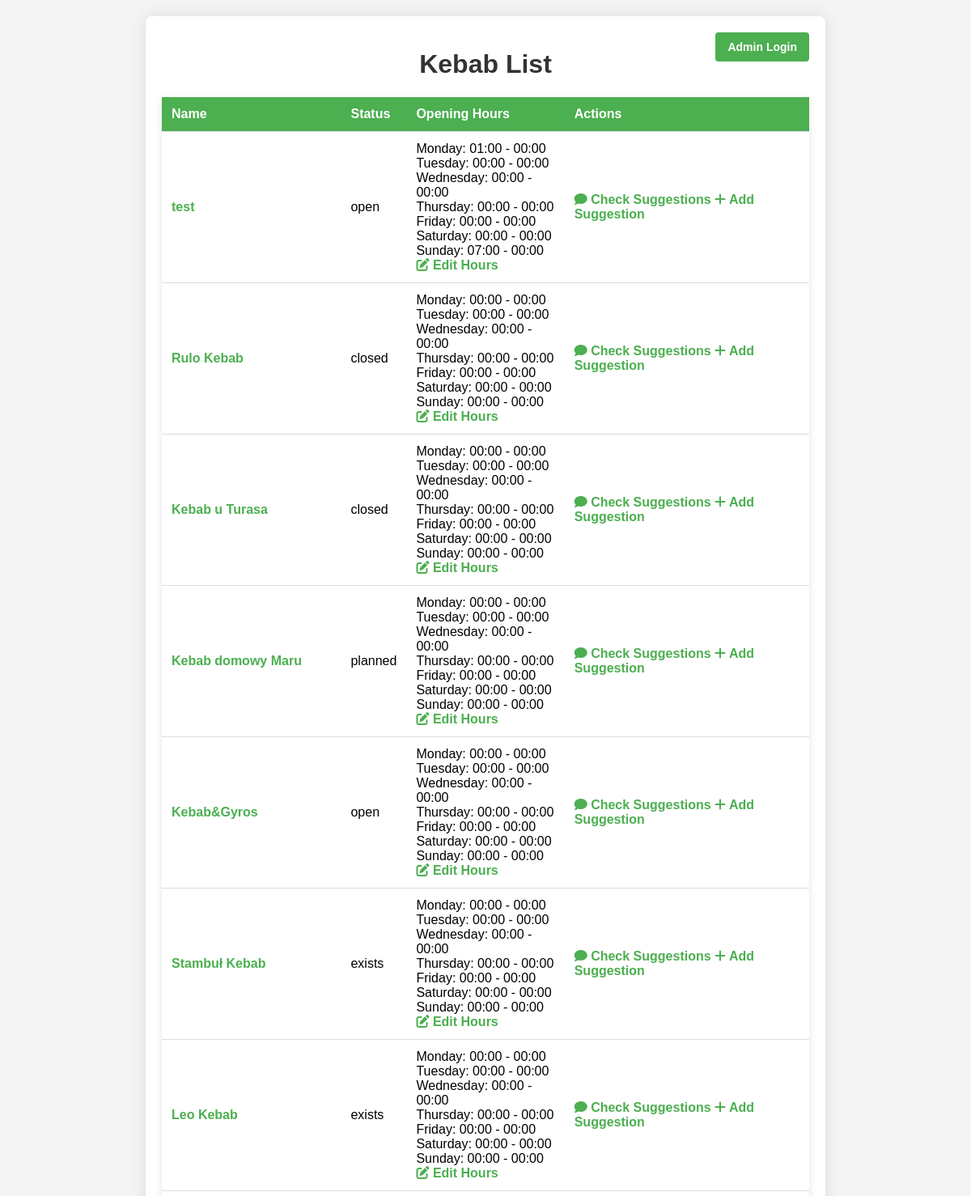
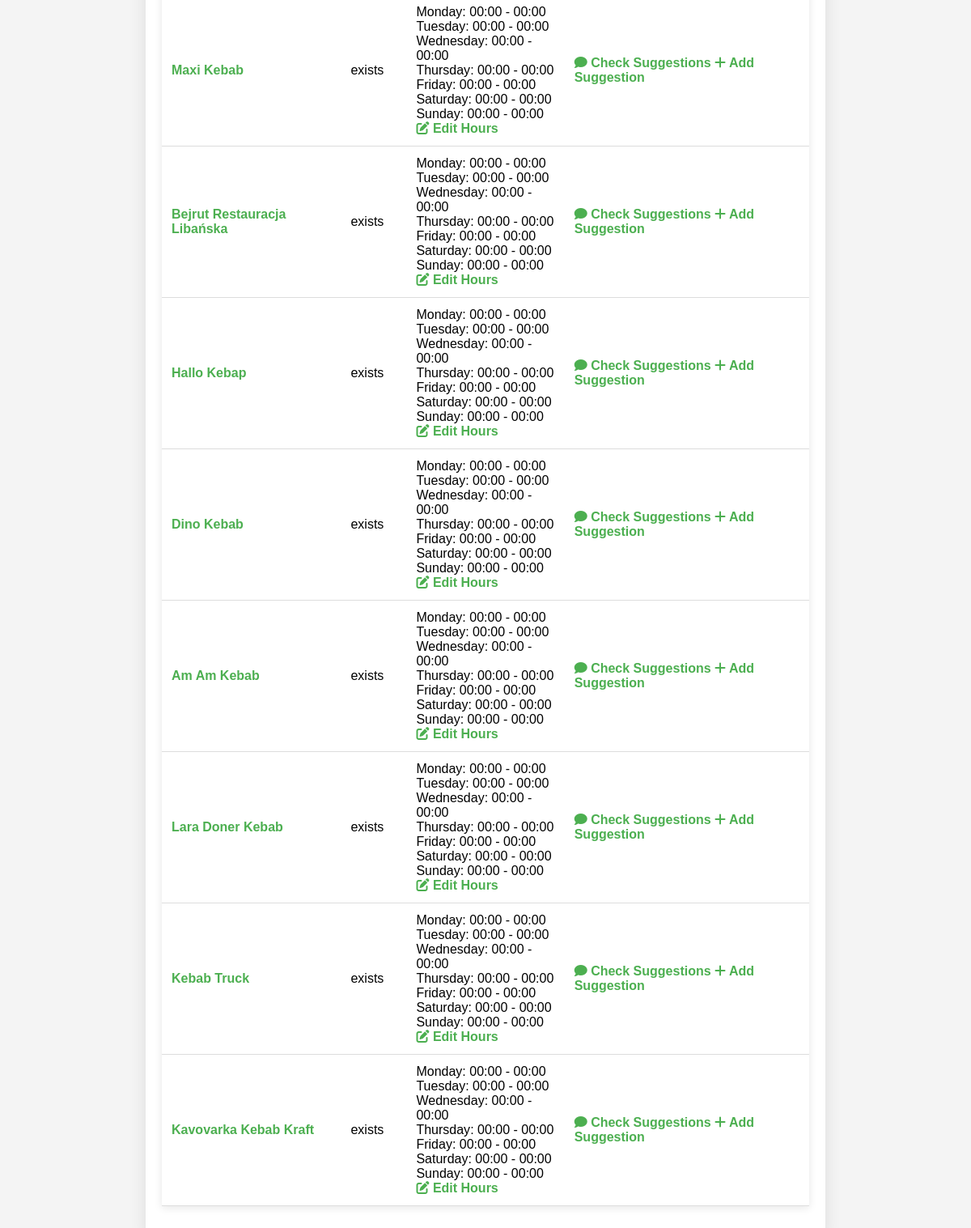
The page /panel/ (signed in) on the database as committed earlier (2 pictures, top to bottom).
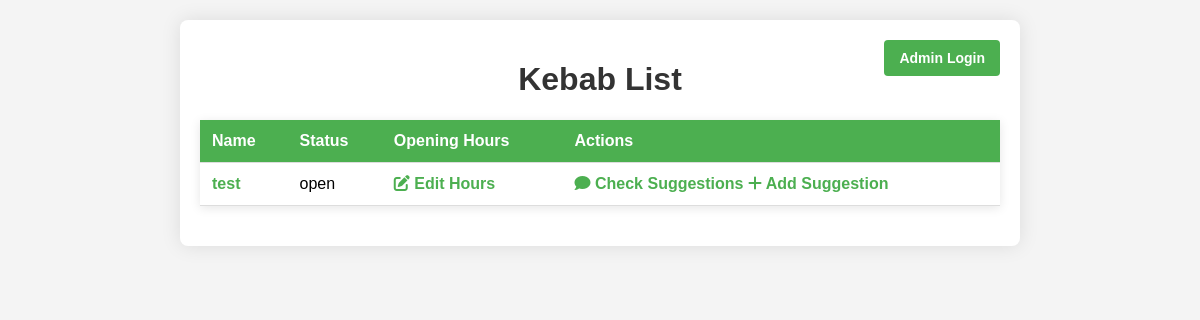
The same page on the database as committed later.
### api/models.py (models this page shows, shortened)
class Kebab(models.Model):
    name = models.CharField(max_length=255)
    description = models.TextField()
    latitude = models.FloatField()
    longitude = models.FloatField()
    contact = models.CharField(max_length=20, blank=True, null=True)
    meats = models.TextField(blank=True, null=True)
    sauces = models.TextField(blank=True, null=True)
    STATUS_CHOICES = [
    ('open', 'Open'),
    ('closed', 'Closed'),
    ('planned', 'Planned')
]
    status = models.CharField(
    max_length=50,
    choices=STATUS_CHOICES
)
    opening_year = models.IntegerField(blank=True, null=True)
    closing_year = models.IntegerField(blank=True, null=True)
    craft_rating = models.BooleanField(default=False)
    in_chain = models.BooleanField(default=False)
    order_methods = models.TextField(blank=True, null=True)
    location_details = models.TextField(blank=True, null=True)
    social_links = models.JSONField(blank=True, null=True)
    logo = models.ImageField(blank=True, null=True)
    contact = models.CharField(max_length=50, blank=True, null=True)
    google_rating = models.FloatField(blank=True, null=True)
    google_reviews_count = models.IntegerField(blank=True, null=True)
    pyszne_rating = models.FloatField(blank=True, null=True)
    pyszne_reviews_count = models.IntegerField(blank=True, null=True)
    pyszne_url = models.URLField(blank=True, null=True)
    last_updated = models.DateTimeField(default=now)

### panel/views.py (the view)
# urls.py: path('', views.kebab_list_view, name='kebab_list'),
@login_required(login_url='/panel/login')
def kebab_list_view(request):
    kebabs = Kebab.objects.all()
    kebab_hours = []
    for kebab in kebabs:
        opening_hours = kebab.openinghour_set.first()  # Get the first associated opening hours
        if opening_hours:
            kebab_hours.append({
                'kebab_name': kebab.name,
                'hours': opening_hours.hours
            })
    return render(request, 'kebab_list.html', {'kebabs': kebabs, 'kebab_hours': kebab_hours})

### panel/templates/kebab_list.html (shortened to what this page needs)
<!DOCTYPE html>
<html lang="pl">
<head>
    <link rel="stylesheet" href="https://cdnjs.cloudflare.com/ajax/libs/font-awesome/6.0.0-beta3/css/all.min.css">
</head>
<body>
    {% load custom_filters %}
    <div class="container">
        <a href="/panel/admin/api" class="admin-login">Admin Login</a>
        <a href="{% url 'kebab_list' %}"><h1>Kebab List</h1></a>
        <table>
            <tr>
                <th>Name</th>
                <th>Status</th>
                <th>Opening Hours</th>
                <th>Actions</th>
            </tr>
            {% for kebab in kebabs %}
            <tr>
                <td><a href="{% url 'kebab_detail' kebab.id %}">{{ kebab.name }}</a></td>
                <td>{{ kebab.status }}</td>
                <td>
                    {% for hour in kebab_hours %}
                        {% if hour.kebab_name == kebab.name %}
                            {% if hour.hours %}
                                {% for day, times in hour.hours.items %}
                                    {{ day|title }}: {{ times.open }} - {{ times.close }}<br>
                                {% endfor %}
                            {% else %}
                                No opening hours available
                            {% endif %}
                        {% endif %}
                    {% endfor %}
                    <a href="{% url 'edit_hours' kebab.id %}"><i class="fas fa-edit"></i> Edit Hours</a>
                </td>
                <td>
                    <a href="{% url 'check_suggestions' %}"><i class="fas fa-comment"></i> Check Suggestions</a>
                    <a href="{% url 'add_suggestion' %}"><i class="fas fa-plus"></i> Add Suggestion</a>
                </td>
            </tr>
            {% endfor %}
        </table>
    </div>
</body>
</html>

### panel/templates/kebab_list.html (style rules this page uses)
body { font-family: Arial, sans-serif; background-color: #f4f4f4; margin: 0; padding: 20px; }
h1 { text-align: center; color: #333; }
table { width: 100%; border-collapse: collapse; margin: 20px 0; box-shadow: 0 2px 10px rgba(0, 0, 0, 0.1); }
th, td { padding: 12px; text-align: left; border-bottom: 1px solid #ddd; }
th { background-color: #4CAF50; color: white; }
a { text-decoration: none; color: #4CAF50; font-weight: bold; }
.container { max-width: 800px; margin: auto; background: white; padding: 20px; border-radius: 8px; box-shadow: 0 0 20px rgba(0, 0, 0, 0.1); position: relative; }
.admin-login { position: absolute; top: 20px; right: 20px; background-color: #4CAF50; color: white; padding: 10px 15px; border: none; border-radius: 4px; cursor: pointer; font-size: 14px; text-decoration: none; }

Rows that differ between the two databases and show on the page:
removed Kebab: name "Rulo Kebab", status "closed", hours "Monday" "Tuesday" "Wednesday" "Thursday" "Friday" "Saturday" "Sunday", open "00:00" "00:00" "00:00" "00:00" "00:00" "00:00" "00:00", close "00:00" "00:00" "00:00" "00:00" "00:00" "00:00" "00:00"
removed Kebab: name "Kebab u Turasa", status "closed", hours "Monday" "Tuesday" "Wednesday" "Thursday" "Friday" "Saturday" "Sunday", open "00:00" "00:00" "00:00" "00:00" "00:00" "00:00" "00:00", close "00:00" "00:00" "00:00" "00:00" "00:00" "00:00" "00:00"
removed Kebab: name "Kebab domowy Maru", status "planned", hours "Monday" "Tuesday" "Wednesday" "Thursday" "Friday" "Saturday" "Sunday", open "00:00" "00:00" "00:00" "00:00" "00:00" "00:00" "00:00", close "00:00" "00:00" "00:00" "00:00" "00:00" "00:00" "00:00"
removed Kebab: name "Kebab&Gyros", status "open", hours "Monday" "Tuesday" "Wednesday" "Thursday" "Friday" "Saturday" "Sunday", open "00:00" "00:00" "00:00" "00:00" "00:00" "00:00" "00:00", close "00:00" "00:00" "00:00" "00:00" "00:00" "00:00" "00:00"
removed Kebab: name "Stambuł Kebab", status "exists", hours "Monday" "Tuesday" "Wednesday" "Thursday" "Friday" "Saturday" "Sunday", open "00:00" "00:00" "00:00" "00:00" "00:00" "00:00" "00:00", close "00:00" "00:00" "00:00" "00:00" "00:00" "00:00" "00:00"
removed Kebab: name "Leo Kebab", status "exists", hours "Monday" "Tuesday" "Wednesday" "Thursday" "Friday" "Saturday" "Sunday", open "00:00" "00:00" "00:00" "00:00" "00:00" "00:00" "00:00", close "00:00" "00:00" "00:00" "00:00" "00:00" "00:00" "00:00"
removed Kebab: name "Maxi Kebab", status "exists", hours "Monday" "Tuesday" "Wednesday" "Thursday" "Friday" "Saturday" "Sunday", open "00:00" "00:00" "00:00" "00:00" "00:00" "00:00" "00:00", close "00:00" "00:00" "00:00" "00:00" "00:00" "00:00" "00:00"
removed Kebab: name "Bejrut Restauracja Libańska", status "exists", hours "Monday" "Tuesday" "Wednesday" "Thursday" "Friday" "Saturday" "Sunday", open "00:00" "00:00" "00:00" "00:00" "00:00" "00:00" "00:00", close "00:00" "00:00" "00:00" "00:00" "00:00" "00:00" "00:00"
removed Kebab: name "Hallo Kebap", status "exists", hours "Monday" "Tuesday" "Wednesday" "Thursday" "Friday" "Saturday" "Sunday", open "00:00" "00:00" "00:00" "00:00" "00:00" "00:00" "00:00", close "00:00" "00:00" "00:00" "00:00" "00:00" "00:00" "00:00"
removed Kebab: name "Dino Kebab", status "exists", hours "Monday" "Tuesday" "Wednesday" "Thursday" "Friday" "Saturday" "Sunday", open "00:00" "00:00" "00:00" "00:00" "00:00" "00:00" "00:00", close "00:00" "00:00" "00:00" "00:00" "00:00" "00:00" "00:00"
removed Kebab: name "Am Am Kebab", status "exists", hours "Monday" "Tuesday" "Wednesday" "Thursday" "Friday" "Saturday" "Sunday", open "00:00" "00:00" "00:00" "00:00" "00:00" "00:00" "00:00", close "00:00" "00:00" "00:00" "00:00" "00:00" "00:00" "00:00"
removed Kebab: name "Lara Doner Kebab", status "exists", hours "Monday" "Tuesday" "Wednesday" "Thursday" "Friday" "Saturday" "Sunday", open "00:00" "00:00" "00:00" "00:00" "00:00" "00:00" "00:00", close "00:00" "00:00" "00:00" "00:00" "00:00" "00:00" "00:00"
removed Kebab: name "Kebab Truck", status "exists", hours "Monday" "Tuesday" "Wednesday" "Thursday" "Friday" "Saturday" "Sunday", open "00:00" "00:00" "00:00" "00:00" "00:00" "00:00" "00:00", close "00:00" "00:00" "00:00" "00:00" "00:00" "00:00" "00:00"
removed Kebab: name "Kavovarka Kebab Kraft", status "exists", hours "Monday" "Tuesday" "Wednesday" "Thursday" "Friday" "Saturday" "Sunday", open "00:00" "00:00" "00:00" "00:00" "00:00" "00:00" "00:00", close "00:00" "00:00" "00:00" "00:00" "00:00" "00:00" "00:00"
Other text that changed with them:
list line gone: "Monday : 01:00 - 00:00 Tuesday : 00:00 - 00:00 Wednesday : 00:00 - 00:00 Thursday : 00:00 - 00:00 Friday : 00:00 - 00:00 Saturday : 00:00 - 00:00 Sunday : 07:00 - 00:00"
